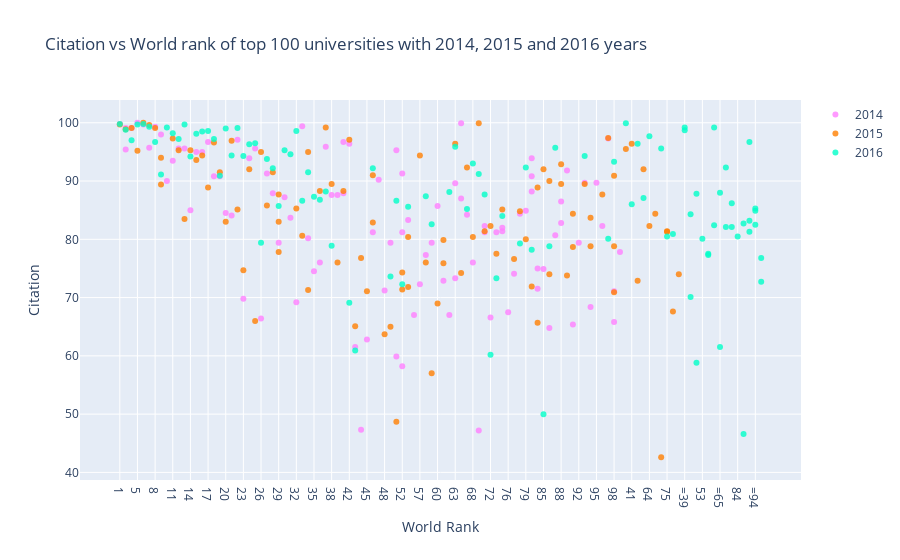

Notebook code cell kept with this figure:
### Markdown cell above
## Scatter Charts

### Code cell
# prepare dataframes
df2014 = timesData[timesData.year == 2014].iloc[:100,:]
df2015 = timesData[timesData.year == 2015].iloc[:100,:]
df2016 = timesData[timesData.year == 2016].iloc[:100,:]

# creating trace1
trace1 = go.Scatter(
                    x = df2014.world_rank,
                    y = df2014.citations,
                    mode = "markers",
                    name = "2014",
                    marker = dict(color = 'rgba(255, 128, 255, 0.8)'),
                    text = df2014.university_name)

#creating trace2
trace2 = go.Scatter(
                    x = df2015.world_rank,
                    y = df2015.citations,
                    mode = "markers",
                    name = "2015",
                    marker = dict(color = 'rgba(255, 128, 2, 0.8)'),
                    text = df2015.university_name)

#creating trace2
trace3 = go.Scatter(
                    x = df2016.world_rank,
                    y = df2016.citations,
                    mode = "markers",
                    name = "2016",
                    marker = dict(color = 'rgba(0, 255, 200, 0.8)'),
                    text = df2016.university_name)

data = [trace1, trace2, trace3]

layout = dict(title = 'Citation vs World rank of top 100 universities with 2014, 2015 and 2016 years',
             xaxis = dict(title = 'World Rank', ticklen = 5, zeroline = False),
             yaxis = dict(title = 'Citation', ticklen = 5, zeroline = False))

fig = dict(data = data, layout = layout)
iplot(fig)

### Figure 1 — Plotly figure (JSON) as saved in the notebook; plotly's stock layout.template omitted (floating-point values rounded to 4 significant figures)
{"data": [{"marker": {"color": "rgba(255, 128, 255, 0.8)"}, "mode": "markers", "name": "2014", "text": ["California Institute of Technology", "Harvard University", "University of Oxford", "Stanford University", "Massachusetts Institute of Technology", "Princeton University", "University of Cambridge", "University of California, Berkeley", "University of Chicago", "Imperial College London", "Yale University", "University of California, Los Angeles", "Columbia University", "ETH Zurich – Swiss Federal Institute of Technology Zurich", "Johns Hopkins University", "University of Pennsylvania", "Duke University", "University of Michigan", "Cornell University", "University of Toronto", "University College London", "Northwestern University", "University of Tokyo", "Carnegie Mellon University", "University of Washington", "National University of Singapore", "University of Texas at Austin", "Georgia Institute of Technology", "University of Illinois at Urbana-Champaign", "University of Wisconsin-Madison", "University of British Columbia", "London School of Economics and Political Science", "University of California, Santa Barbara", "University of Melbourne", "McGill University", "Karolinska Institute", "École Polytechnique Fédérale de Lausanne", "King’s College London", "University of Edinburgh", "New York University", "University of California, San Diego", "Washington University in St Louis", "University of Hong Kong", "Seoul National University", "Peking University", "University of Minnesota", "University of North Carolina at Chapel Hill", "Australian National University", "Pennsylvania State University", "Boston University", "Tsinghua University", "Brown University", "Kyoto University", "University of California, Davis", "LMU Munich", "Korea Advanced Institute of Science and Technology (KAIST)", "Hong Kong University of Science and Technology", "University of Manchester", "Ohio State University", "Pohang University of Science and Technology", "KU Leuven", "Purdue University", "The University of Queensland", "University of Göttingen", "Rice University", "École Normale Supérieure", "Leiden University", "Heidelberg University", "Delft University of Technology", "University of Southern California", "École Polytechnique", "University of Sydney", "Erasmus University Rotterdam", "University of Basel", "Utrecht University", "Nanyang Technological University", "Wageningen University and Research Center", "University of Pittsburgh", "University of Bristol", "Durham University", "Emory University", "Tufts University", "Michigan State University", "University of Amsterdam", "Ghent University", "Free University of Berlin", "Technical University of Munich", "Case Western Reserve University", "Vanderbilt University", "University of Notre Dame", "Monash University", "McMaster University", "University of California, Irvine", "Humboldt University of Berlin", "University of Rochester", "Pierre and Marie Curie University", "University of Colorado Boulder", "Maastricht University", "University of Groningen", "University of Helsinki"], "type": "scatter", "x": ["1", "2", "2", "4", "5", "6", "7", "8", "9", "10", "11", "12", "13", "14", "15", "16", "17", "18", "19", "20", "21", "22", "23", "24", "25", "26", "27", "28", "29", "30", "31", "32", "33", "34", "35", "36", "37", "38", "39", "40", "40", "42", "43", "44", "45", "46", "47", "48", "49", "50", "50", "52", "52", "52", "55", "56", "57", "58", "59", "60", "61", "62", "63", "63", "65", "65", "67", "68", "69", "70", "70", "72", "73", "74", "74", "76", "77", "78", "79", "80", "80", "80", "83", "83", "85", "86", "87", "88", "88", "90", "91", "92", "93", "94", "95", "96", "97", "98", "98", "100"], "y": [99.8, 99.1, 95.4, 99.1, 100.0, 99.7, 95.7, 99.3, 98.0, 90.0, 93.5, 95.6, 95.6, 85.0, 95.0, 95.0, 96.7, 90.8, 90.8, 84.5, 84.1, 97.1, 69.8, 93.9, 95.6, 66.4, 91.3, 87.9, 79.4, 87.2, 83.7, 69.2, 99.4, 80.2, 74.5, 76.0, 95.9, 87.6, 87.6, 87.9, 96.7, 96.4, 61.5, 47.3, 62.8, 81.2, 90.2, 71.2, 79.4, 95.3, 59.9, 91.3, 58.2, 81.2, 83.3, 67.0, 72.3, 77.3, 79.4, 85.7, 72.9, 67.0, 73.3, 89.6, 99.9, 87.0, 84.2, 76.0, 47.2, 81.2, 82.3, 66.6, 81.2, 81.4, 82.0, 67.5, 74.1, 84.4, 84.9, 88.2, 90.8, 93.9, 71.5, 75.0, 74.9, 64.8, 80.7, 82.8, 86.5, 91.8, 65.4, 79.4, 89.7, 68.4, 89.7, 82.3, 97.3, 65.8, 71.1, 77.8]}, {"marker": {"color": "rgba(255, 128, 2, 0.8)"}, "mode": "markers", "name": "2015", "text": ["California Institute of Technology", "Harvard University", "University of Oxford", "Stanford University", "University of Cambridge", "Massachusetts Institute of Technology", "Princeton University", "University of California, Berkeley", "Imperial College London", "Yale University", "University of Chicago", "University of California, Los Angeles", "ETH Zurich – Swiss Federal Institute of Technology Zurich", "Columbia University", "Johns Hopkins University", "University of Pennsylvania", "University of Michigan", "Duke University", "Cornell University", "University of Toronto", "Northwestern University", "University College London", "University of Tokyo", "Carnegie Mellon University", "National University of Singapore", "University of Washington", "Georgia Institute of Technology", "University of Texas at Austin", "LMU Munich", "University of Illinois at Urbana-Champaign", "University of Wisconsin-Madison", "University of British Columbia", "University of Melbourne", "London School of Economics and Political Science", "École Polytechnique Fédérale de Lausanne", "University of Edinburgh", "University of California, Santa Barbara", "New York University", "McGill University", "King’s College London", "University of California, San Diego", "Washington University in St Louis", "University of Hong Kong", "Karolinska Institute", "Australian National University", "University of Minnesota", "University of North Carolina at Chapel Hill", "Peking University", "Tsinghua University", "Seoul National University", "Hong Kong University of Science and Technology", "Korea Advanced Institute of Science and Technology (KAIST)", "University of Manchester", "Brown University", "KU Leuven", "University of California, Davis", "Boston University", "Pennsylvania State University", "Kyoto University", "University of Sydney", "Nanyang Technological University", "École Polytechnique", "Scuola Normale Superiore di Pisa", "Leiden University", "The University of Queensland", "Pohang University of Science and Technology", "University of Göttingen", "Ohio State University", "Rice University", "Heidelberg University", "Delft University of Technology", "Erasmus University Rotterdam", "Wageningen University and Research Center", "University of Bristol", "University of Basel", "University of Southern California", "University of Amsterdam", "École Normale Supérieure", "Utrecht University", "Humboldt University of Berlin", "Free University of Berlin", "Michigan State University", "Durham University", "Monash University", "Middle East Technical University", "University of Arizona", "University of Notre Dame", "Tufts University", "University of California, Irvine", "Ghent University", "University of Massachusetts", "University of Pittsburgh", "Emory University", "McMaster University", "University of Glasgow", "Vanderbilt University", "University of Colorado Boulder", "Stockholm University", "Technical University of Munich", "Uppsala University"], "type": "scatter", "x": ["1", "2", "3", "4", "5", "6", "7", "8", "9", "9", "11", "12", "13", "14", "15", "16", "17", "18", "19", "20", "21", "22", "23", "24", "25", "26", "27", "28", "29", "29", "29", "32", "33", "34", "34", "36", "37", "38", "39", "40", "41", "42", "43", "44", "45", "46", "46", "48", "49", "50", "51", "52", "52", "54", "55", "55", "57", "58", "59", "60", "61", "61", "63", "64", "65", "66", "67", "68", "69", "70", "71", "72", "73", "74", "75", "75", "77", "78", "79", "80", "81", "82", "83", "83", "85", "86", "86", "88", "88", "90", "91", "91", "93", "94", "94", "96", "97", "98", "98", "98"], "y": [99.7, 98.9, 95.5, 99.1, 95.2, 100.0, 99.6, 99.1, 89.4, 94.0, 97.3, 95.3, 83.5, 95.3, 93.6, 94.4, 88.9, 96.6, 91.5, 83.0, 96.9, 85.1, 74.7, 92.0, 66.0, 95.0, 85.8, 91.5, 83.0, 77.8, 87.7, 85.3, 80.6, 71.3, 95.0, 88.3, 99.2, 89.5, 76.0, 88.3, 96.4, 97.1, 65.1, 76.8, 71.1, 82.9, 91.0, 63.7, 65.0, 48.7, 72.9, 71.4, 74.3, 92.0, 71.8, 80.4, 94.4, 76.0, 57.0, 69.0, 75.9, 79.9, 96.4, 82.3, 74.2, 84.4, 92.3, 80.4, 99.9, 81.4, 42.6, 82.3, 77.5, 85.1, 81.4, 81.3, 76.6, 84.8, 80.0, 71.9, 67.6, 74.0, 88.9, 65.7, 92.0, 74.0, 90.0, 92.9, 89.5, 73.8, 78.7, 84.4, 89.5, 78.8, 83.7, 87.7, 97.4, 90.9, 78.8, 70.9]}, {"marker": {"color": "rgba(0, 255, 200, 0.8)"}, "mode": "markers", "name": "2016", "text": ["California Institute of Technology", "University of Oxford", "Stanford University", "University of Cambridge", "Massachusetts Institute of Technology", "Harvard University", "Princeton University", "Imperial College London", "ETH Zurich – Swiss Federal Institute of Technology Zurich", "University of Chicago", "Johns Hopkins University", "Yale University", "University of California, Berkeley", "University College London", "Columbia University", "University of California, Los Angeles", "University of Pennsylvania", "Cornell University", "University of Toronto", "Duke University", "University of Michigan", "Carnegie Mellon University", "London School of Economics and Political Science", "University of Edinburgh", "Northwestern University", "National University of Singapore", "King’s College London", "Karolinska Institute", "LMU Munich", "New York University", "École Polytechnique Fédérale de Lausanne", "University of Washington", "University of Melbourne", "University of British Columbia", "KU Leuven", "University of Illinois at Urbana-Champaign", "Heidelberg University", "McGill University", "University of California, San Diego", "University of California, Santa Barbara", "Georgia Institute of Technology", "Peking University", "University of Tokyo", "University of California, Davis", "University of Hong Kong", "University of Texas at Austin", "Tsinghua University", "Wageningen University and Research Center", "Humboldt University of Berlin", "University of Wisconsin-Madison", "Brown University", "Australian National University", "Technical University of Munich", "École Normale Supérieure", "Nanyang Technological University", "University of Manchester", "University of Sydney", "University of Amsterdam", "Hong Kong University of Science and Technology", "The University of Queensland", "Washington University in St Louis", "Utrecht University", "University of North Carolina at Chapel Hill", "Boston University", "Delft University of Technology", "University of Minnesota", "Leiden University", "University of Southern California", "University of Bristol", "Durham University", "Erasmus University Rotterdam", "Free University of Berlin", "Monash University", "University of Groningen", "Pennsylvania State University", "University of Glasgow", "University of Helsinki", "University of Tübingen", "University of Pittsburgh", "University of Warwick", "Uppsala University", "University of Copenhagen", "University of New South Wales", "University of Freiburg", "Seoul National University", "University of St Andrews", "Vanderbilt University", "Kyoto University", "Maastricht University", "Emory University", "Lund University", "Ohio State University", "University of Exeter", "University of Bonn", "Georgetown University", "McMaster University", "University of Sheffield", "Queen Mary University of London", "University of Göttingen", "Michigan State University"], "type": "scatter", "x": ["1", "2", "3", "4", "5", "6", "7", "8", "9", "10", "11", "12", "13", "14", "15", "16", "17", "18", "19", "20", "21", "22", "23", "24", "25", "26", "27", "28", "29", "30", "31", "32", "33", "34", "35", "36", "37", "38", "=39", "=39", "41", "42", "43", "=44", "=44", "46", "=47", "=47", "49", "50", "51", "52", "53", "54", "55", "=56", "=56", "58", "59", "=60", "=60", "62", "63", "64", "=65", "=65", "67", "68", "69", "70", "71", "72", "73", "74", "75", "=76", "=76", "78", "79", "80", "81", "=82", "=82", "84", "85", "86", "87", "=88", "=88", "=90", "=90", "=90", "93", "=94", "=94", "=94", "97", "98", "=99", "=99"], "y": [99.8, 98.8, 99.9, 97.0, 99.7, 99.8, 99.3, 96.7, 91.1, 99.2, 98.2, 97.2, 99.7, 94.2, 98.1, 98.5, 98.6, 97.2, 90.9, 99.0, 94.4, 99.1, 94.3, 96.3, 96.5, 79.4, 93.8, 92.2, 85.7, 95.3, 94.6, 98.6, 86.6, 91.5, 87.3, 86.8, 88.2, 78.9, 98.7, 99.2, 86.0, 69.1, 60.9, 84.3, 70.1, 92.2, 58.8, 87.8, 73.6, 86.6, 96.4, 72.3, 80.1, 87.1, 85.6, 77.3, 77.5, 87.4, 82.6, 82.4, 99.2, 88.1, 95.9, 97.7, 61.5, 88.0, 85.2, 93.0, 91.2, 87.7, 95.6, 60.2, 73.3, 84.0, 80.5, 92.3, 82.1, 79.3, 92.3, 78.2, 80.9, 86.2, 82.1, 80.5, 50.0, 78.8, 95.7, 46.6, 82.7, 96.7, 81.3, 83.2, 94.3, 85.3, 82.5, 84.9, 80.1, 93.3, 72.7, 76.8]}], "layout": {"title": {"text": "Citation vs World rank of top 100 universities with 2014, 2015 and 2016 years"}, "xaxis": {"ticklen": 5, "title": {"text": "World Rank"}, "zeroline": false}, "yaxis": {"ticklen": 5, "title": {"text": "Citation"}, "zeroline": false}}}
